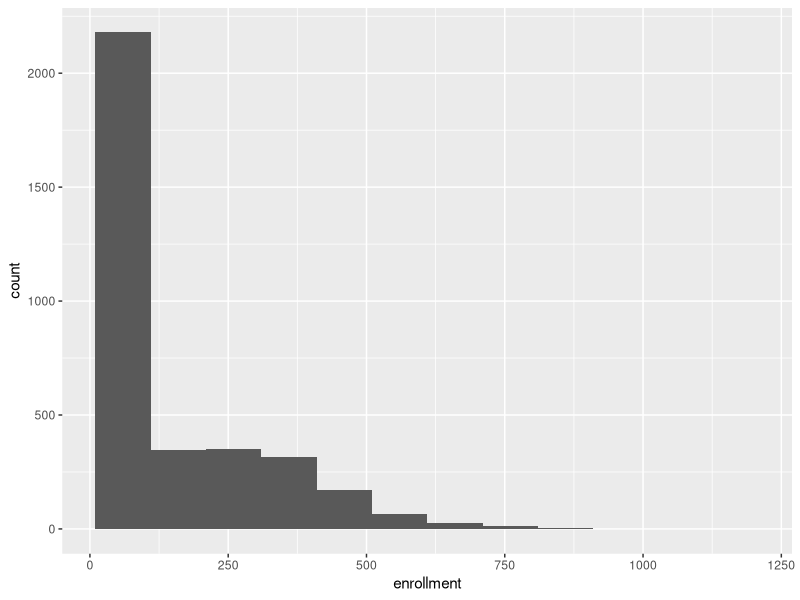
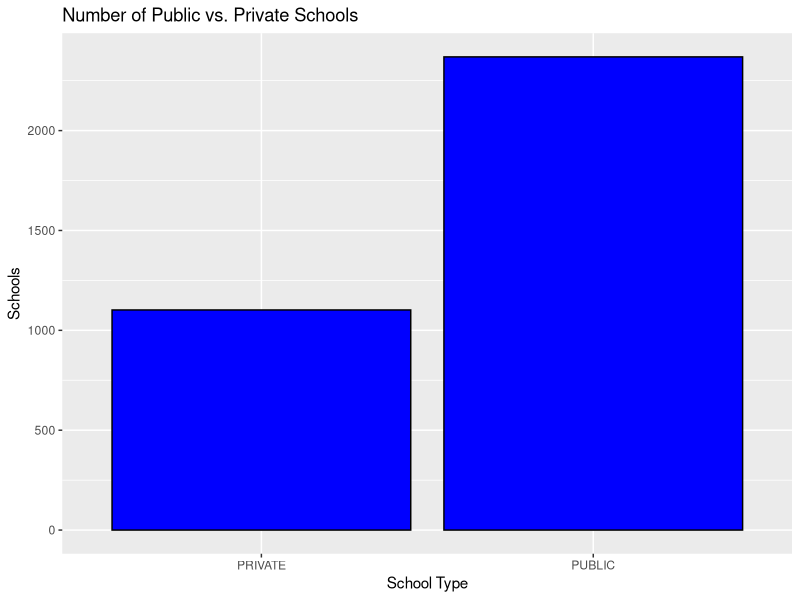
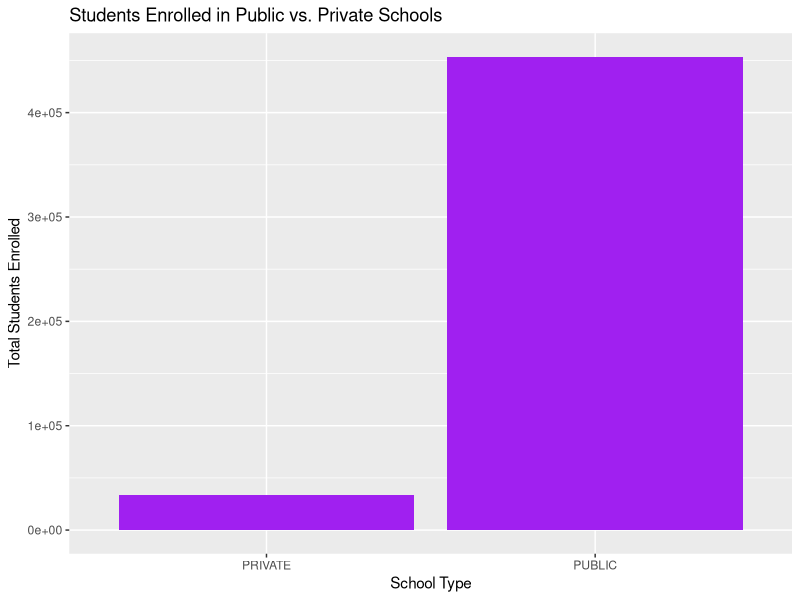
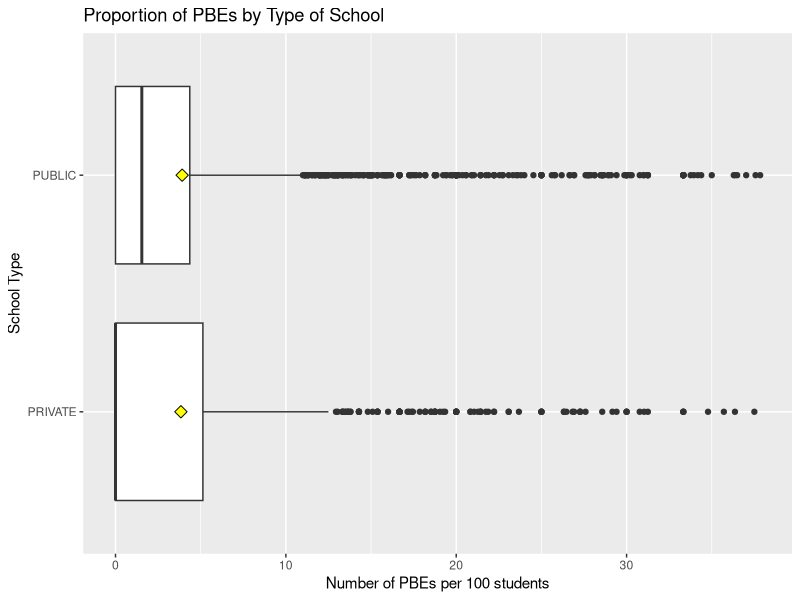
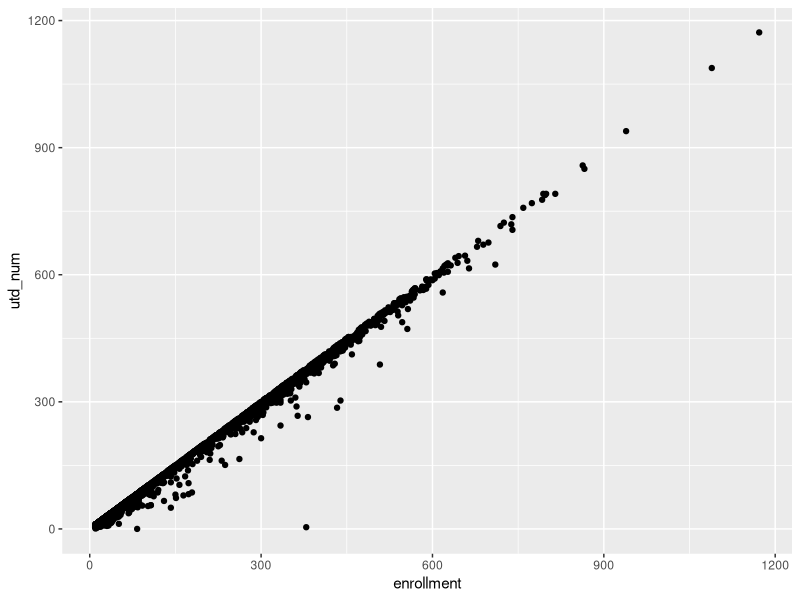
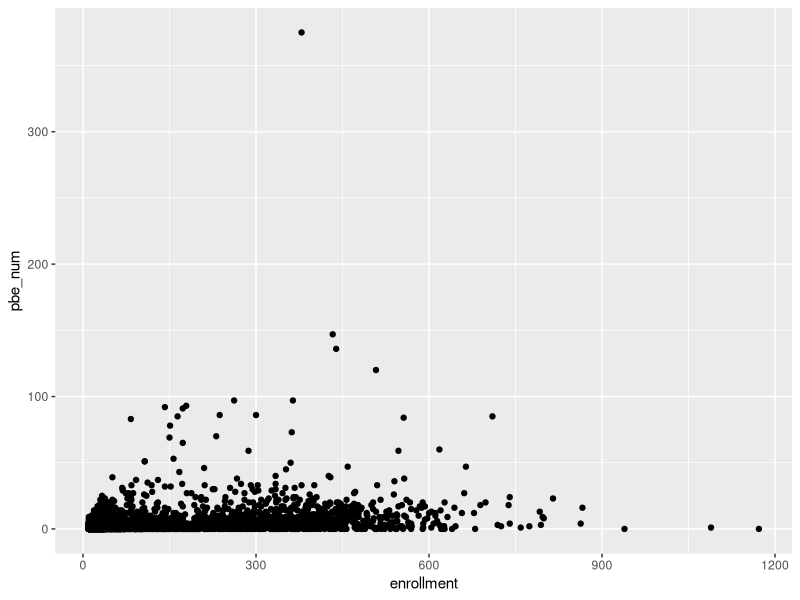
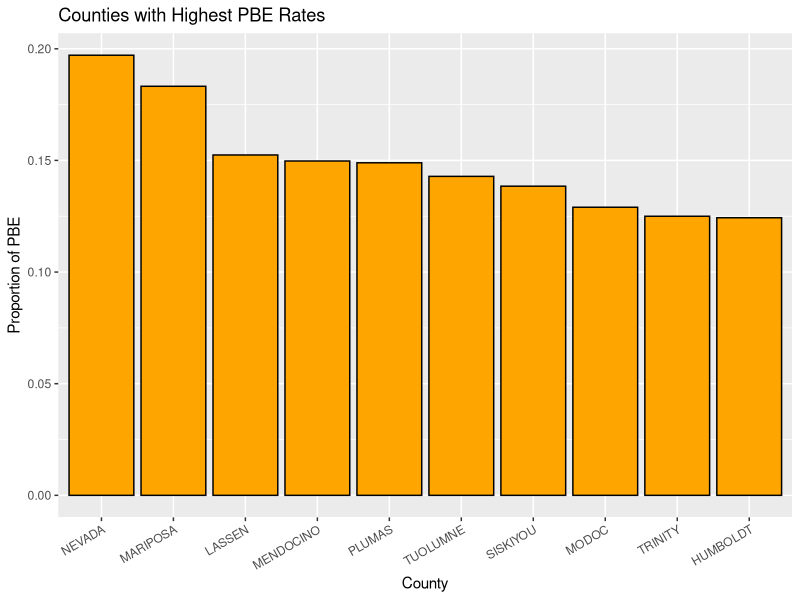

Generate these figures, in order, with R:
## ---- chunk 1
setwd("/Users/janehuston/Documents/Programming in R/FinalProject")
iz1314<-read.csv("2013-2014CA7thGradeData.csv")
## ---- chunk 2
names(iz1314)
names(iz1314)<- tolower(names(iz1314))
newiz1314<- iz1314[-c(4, 9, 11, 13)] #remove unnecessary columns
names(newiz1314)[3]<- "public_private" #rename columns
newiz1314<- na.omit(newiz1314) #deal with missing values

#derive categorical variable
library(ggplot2)
ggplot(newiz1314, aes(enrollment))+ geom_histogram(binwidth=100, origin=10)
quantile(newiz1314$enrollment, c(.33, .66))
newiz1314<- within(newiz1314,{
                   size<- vector()
                   size[enrollment <= 32] <- "Small"
                   size[enrollment > 32 & enrollment<= 134] <- "Medium"
                   size[enrollment >134] <- "Large"
                   })
newiz1314$size <- factor(newiz1314$size)

#create a new variable of pberate
newiz1314$pberate<- round((newiz1314$pbe_num/newiz1314$enrollment)*100, 2)
## ---- chunk 3
apply(newiz1314[ , c(3, 11)], 2, FUN=table) #counts for categorical variables
apply(newiz1314[ , c(6, 7, 8, 9)], 2, mean) #mean for continuous variables
apply(newiz1314[ , c(6, 7, 8, 9)], 2, sd) #sd for continuous variables

#create a function to find statewide rates
state_rate<- function(x){
  sum(x)/sum(newiz1314$enrollment)
}

#apply function to variables of interest
attach(newiz1314)
state_rate(utd_num)
state_rate(pme_num)
state_rate(pbe_num)
detach(newiz1314)
## ---- chunk 4
p<- ggplot(newiz1314, aes(x=public_private))
p+ geom_bar(color="black", fill="blue")+
  ggtitle("Number of Public vs. Private Schools")+
  xlab("School Type")+
  ylab("Schools")
 
p+ geom_bar(aes(y=enrollment), stat="identity", fill="purple")+
  ggtitle("Students Enrolled in Public vs. Private Schools")+
  xlab("School Type")+
  ylab("Total Students Enrolled")
## ---- chunk 5
df<- aggregate(newiz1314[ ,c(6, 9)], by=list(Type=newiz1314$public_private), FUN=sum)
df$rate<- df$pbe_num/ df$enrollment
print(df)
## ---- chunk 6
prop.test(df$pbe_num, df$enrollment)
## ---- chunk 7
aggregate(newiz1314$pberate, by=list(Type=newiz1314$public_private), mean)
wilcox.test(pberate~public_private, newiz1314) 
## ---- chunk 8
mean(newiz1314$pberate)+ 3*sd(newiz1314$pberate) #remove obs over this value
length(which(newiz1314$pberate>=38.05)) #double check how many rows are dropped
no.outliers<- subset(newiz1314, pberate<=38.05, select=c(school.code, public_private, pberate))

ggplot(no.outliers, aes(public_private, pberate))+
  geom_boxplot()+
  coord_flip()+
  stat_summary(fun.y="mean", geom="point", shape=23, size=3, fill="yellow")+
  ggtitle("Proportion of PBEs by Type of School")+
  xlab("School Type")+
  ylab("Number of PBEs per 100 students")
## ---- chunk 9
cor(newiz1314[ ,c(6, 7, 8, 9)])
## ---- chunk 10
ggplot(newiz1314, aes(enrollment, utd_num))+ geom_point()
ggplot(newiz1314, aes(enrollment, pbe_num))+geom_point()
## ---- chunk 11
library(plyr)
ddply(newiz1314, "size", summarize,
      UTD= sum(utd_num)/sum(enrollment),
      PME= sum(pme_num)/sum(enrollment),
      PBE= sum(pbe_num)/sum(enrollment))
## ---- chunk 12
attach(newiz1314)
aggregate(enrollment, by=list(public_private), FUN=mean, na.rm=TRUE)
table(size, public_private)
detach(newiz1314)
## ---- chunk 13
cstats<- ddply(newiz1314, "county", summarize,
      UTD= sum(utd_num)/sum(enrollment),
      PME= sum(pme_num)/sum(enrollment),
      PBE= sum(pbe_num)/sum(enrollment))
## ---- chunk 14
top10<- head(cstats[order(-cstats$PBE), ], 10)
print(top10)
cnames<- top10[ ,1]
ggplot(top10, aes(county, PBE))+
  geom_bar(stat="identity", color="black", fill="orange")+
  ggtitle("Counties with Highest PBE Rates")+
  xlab("County")+
  ylab("Proportion of PBE")+
  scale_x_discrete(limits=cnames)+
  theme(axis.text.x= element_text(angle=30, hjust=1, vjust=1))
